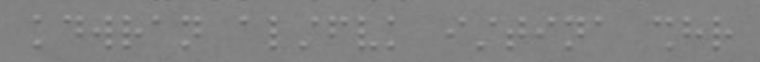
#> input picture samples/alyssa2.png, 760 x 62 px
$ python example.py
#> lines starting #> are read from the running program, lines starting #| are printed output that depends on the picture; after the words box and inside, x2 and y2 are one past the last pixel; in counts of white or black regions, pixels touching at a corner belong together
import cv2
import numpy as np
import matplotlib.pyplot as plt

def distance(point1, point2):
    return np.sqrt((point1[0] - point2[0])**2 + (point1[1] - point2[1])**2)


def merge_close_points(points, threshold):
    merged_points = []
    merged_indices = set()  # To keep track of merged points

    for i, point1 in enumerate(points):
        if i in merged_indices:
            continue

        merged_point = point1
        for j, point2 in enumerate(points[i + 1:], start=i + 1):
            if j in merged_indices:
                continue

            if distance(point1, point2) < threshold:
                merged_point = ((merged_point[0] + point2[0]) / 2, (merged_point[1] + point2[1]) / 2)
                merged_indices.add(j)

        merged_points.append(merged_point)

    return merged_points


# Load your image
image = cv2.imread('samples/alyssa2.png', cv2.IMREAD_GRAYSCALE)  # Load as grayscale
#> image is the input picture: shape (62, 760); min 106, max 157, mean 130.6

# Perform Canny edge detection
canny_edges = cv2.Canny(image, threshold1=50, threshold2=60)  # Adjust thresholds as needed
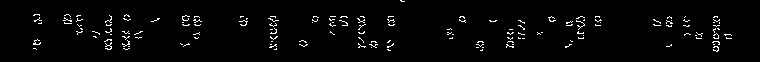
#> canny_edges: shape (62, 760); 2.6% white in thin lines or dots, all inside (x1, y1, x2, y2) = (33, 0, 732, 52)
# plt.imshow(canny_edges)
# plt.show()

num_labels, labels, centroid_stats, centroids = cv2.connectedComponentsWithStats(canny_edges, connectivity=8)
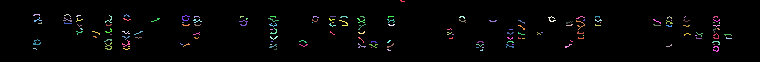
#> labels: shape (62, 760) int32; 151 distinct labels, from 0 to 150; one colour per label, 0 black
#> num_labels = 151; centroid_stats = 151 rows, first 6: [0, 0, 760, 62, 45913], [400, 0, 5, 2, 6], [33, 14, 7, 2, 9], [64, 14, 7, 3, 7], [76, 15, 5, 2, 6], [105, 15, 7, 8, 16]; centroids = 151 pairs, first value 34.5 to 728.1, second value 0.667 to 49.75
sorted_centroids = sorted(centroids[1:], key=lambda x: (x[1], x[0]))
#> sorted_centroids = 150 pairs, first value 34.5 to 728.1, second value 0.667 to 49.75
print(len(sorted_centroids))
#| 150
merged_points = merge_close_points(sorted_centroids, threshold=10.0)
#> the loop in merge_close_points, `for i, point1 in enumerate(points):` made 150 passes
#> point1 on passes 21, 22, 24, 25, 27, 28, 30, 31, 32, 33, 34, 35: [70, 18], [246.3, 18.33], [126.2, 19], [331, 19.12], [272.7, 19.46], [66.93, 19.5], [78.56, 19.56], [37.25, 19.58], [583.7, 19.67], [597.9, 20], [671, 20], [716.4, 20]
#> after the loop in merge_close_points, `for i, point1 in enumerate(points):`: merged_indices = 91 items; merged_points = 59 pairs, first value 35.37 to 727.7, second value 0.667 to 47.87
print(len(merged_points))
#| 59

white_canvas = np.ones_like(image) * 255

lines_canvas = white_canvas.copy()
width, height = image.shape
#> width = 62; height = 760
for centroid in merged_points:
    x, y = int(round(centroid[0])), int(round(centroid[1]))
    cv2.circle(image, (x, y), radius=1, color=(255,0,0), thickness=-1)

    cv2.line(lines_canvas, (x, 0), (x, height*100000), color=(0,0,0), thickness=1)
    cv2.line(lines_canvas, (0, y), (width*100000, y), color=(0,0,0), thickness=1)
#> this loop made 59 passes
#> (centroid, x, y) on passes 1 to 12: ([401.8, 0.667], 402, 1), ((38.24, 19.88), 38, 20), ((67.41, 20.41), 67, 20), ((126.3, 17.12), 126, 17), ((78.6, 21.22), 79, 21), ((331.8, 22.22), 332, 22), ((272.7, 21.15), 273, 21), ((390.7, 21.38), 391, 21), ((243.5, 19.96), 244, 20), ((196.5, 21.47), 197, 21), ((597.9, 22.46), 598, 22), ((361.1, 22.2), 361, 22)
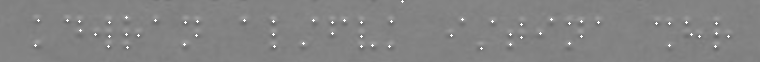
#> image: shape (62, 760); 0.63% of pixels changed, all inside (x1, y1, x2, y2) = (34, 0, 730, 50)
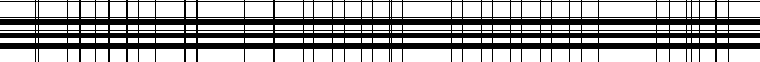
#> lines_canvas: shape (62, 760); 63.6% white; 1 black region, box (x1, y1, x2, y2) and area: (0, 0, 760, 62) 17174

plt.imshow(image)
plt.title('Braille con Centroides Marcados')
plt.axis('off')
plt.show()

plt.imshow(lines_canvas)
plt.title('Braille con Líneas de Cuadrícula')
plt.axis('off')
plt.show()
